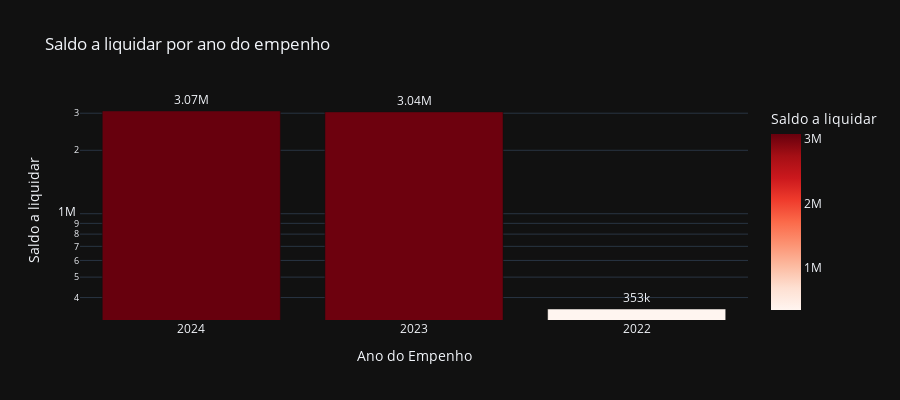

Source (notebook cell):
### Code cell
# Saldo a liquidar por ano
cols = ['ANO', 'A_LIQUIDAR']

df_aux = df.loc[:, cols].groupby('ANO').sum().sort_values(by= 'A_LIQUIDAR', ascending=False).reset_index()
df_aux = df_aux[df_aux['A_LIQUIDAR'] > 0]
fig = px.bar(df_aux, 
             x='ANO', 
             y='A_LIQUIDAR',
             title='Saldo a liquidar por ano do empenho',
             labels={'ANO':'Ano do Empenho', 'A_LIQUIDAR':'Saldo a liquidar'},
             text_auto='.3s',
             height=400,
             log_y=True,
             color='A_LIQUIDAR',
             color_continuous_scale = 'reds',
             template='plotly_dark')
fig.update_traces(textposition = 'outside', cliponaxis = False, hovertemplate=None)
fig.update_layout(hovermode="x unified")

fig.show()

### Figure 1 — Plotly figure (JSON) as saved in the notebook; plotly's stock layout.template omitted (floating-point values rounded to 4 significant figures)
{"data": [{"alignmentgroup": "True", "cliponaxis": false, "legendgroup": "", "marker": {"color": [3073000.0, 3043000.0, 352900.0], "coloraxis": "coloraxis", "pattern": {"shape": ""}}, "name": "", "offsetgroup": "", "orientation": "v", "showlegend": false, "textposition": "outside", "texttemplate": "%{y:.3s}", "type": "bar", "x": ["2024", "2023", "2022"], "xaxis": "x", "y": [3073000.0, 3043000.0, 352900.0], "yaxis": "y"}], "layout": {"barmode": "relative", "coloraxis": {"colorbar": {"title": {"text": "Saldo a liquidar"}}, "colorscale": [[0, "rgb(255,245,240)"], [0.125, "rgb(254,224,210)"], [0.25, "rgb(252,187,161)"], [0.375, "rgb(252,146,114)"], [0.5, "rgb(251,106,74)"], [0.625, "rgb(239,59,44)"], [0.75, "rgb(203,24,29)"], [0.875, "rgb(165,15,21)"], [1, "rgb(103,0,13)"]]}, "height": 400, "hovermode": "x unified", "legend": {"tracegroupgap": 0}, "title": {"text": "Saldo a liquidar por ano do empenho"}, "xaxis": {"anchor": "y", "domain": [0, 1], "title": {"text": "Ano do Empenho"}}, "yaxis": {"anchor": "x", "domain": [0, 1], "title": {"text": "Saldo a liquidar"}, "type": "log"}}}
